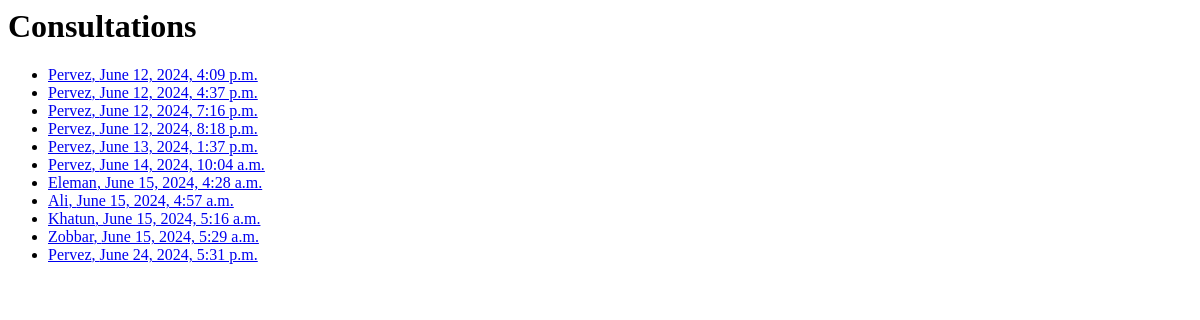
The page /consultations/ (signed in) on the database as committed earlier.
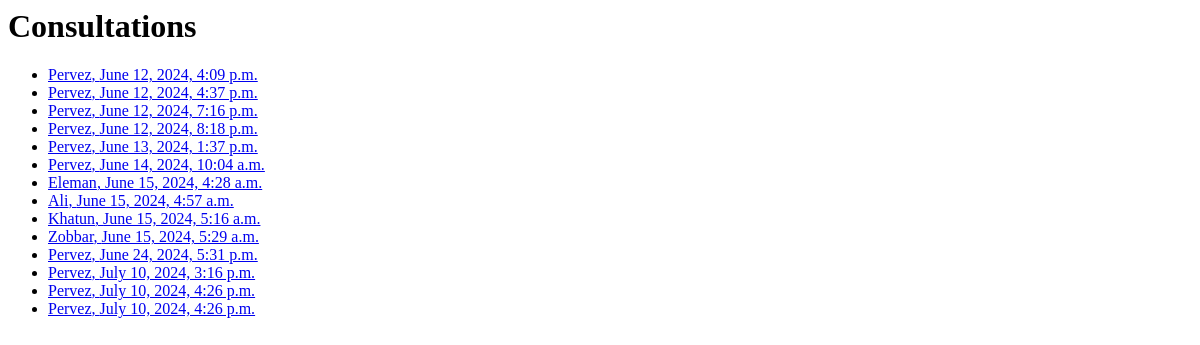
The same page on the database as committed later.
### consultations/models.py (models this page shows, shortened)
class Consultation(models.Model):
    patient = models.ForeignKey(Patient, on_delete=models.CASCADE)
    clinician = models.ForeignKey(get_user_model(), on_delete=models.CASCADE, null=True, blank=True)
    date = models.DateTimeField(auto_now_add=True)
    diagnosis = models.CharField(max_length=50, null=True, blank=True)
    notes = models.TextField()

class Patient(models.Model):
    first_name = models.CharField(max_length=50)
    last_name = models.CharField(max_length=50)
    date_of_birth = models.DateField()
    address = models.CharField(max_length=100, null=True, blank=True )
    phone = models.CharField(max_length=20, null=True, blank=True )
    next_of_kin = models.CharField(max_length=100, null=True, blank=True )
    next_of_kin_phone = models.CharField(max_length=20, null=True, blank=True )

### consultations/views.py (the view)
# urls.py: path('', views.consultation_list, name='consultation_list'),
@login_required
def consultation_list(request):
    consultations = Consultation.objects.all()
    return render(request, 'consultations/consultation_list.html', {'consultations': consultations})

### consultations/templates/consultations/consultation_list.html
<h1>Consultations</h1>
<ul>
    {% for consultation in consultations %}
    <li><a href="{% url 'consultations:consultation_detail' consultation.id %}">{{ consultation.patient.last_name }}, {{ consultation.date }}</a></li>
    {% endfor %}
</ul>

Rows that differ between the two databases and show on the page:
added Consultation: patient.last_name "Pervez", date "July 10, 2024, 3:16 p.m."
added Consultation: patient.last_name "Pervez", date "July 10, 2024, 4:26 p.m."
added Consultation: patient.last_name "Pervez", date "July 10, 2024, 4:26 p.m."
